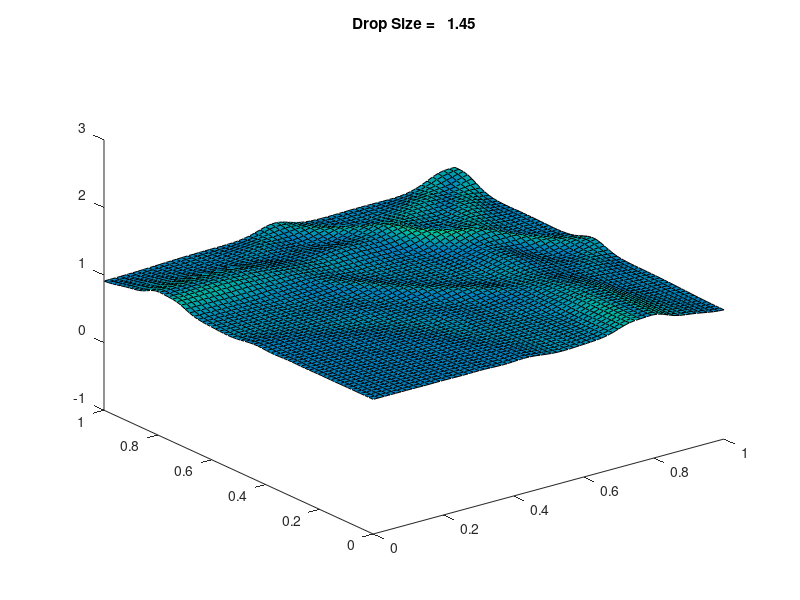

The MATLAB source for this figure:
function [states] = waterwave ( )

% WATER WAVE
% 2D Shallow Water Model
%
% Lax-Wendroff finite difference method.
% Reflective boundary conditions.
% Random water drops initiate gravity waves.
% Surface plot displays height colored by momentum.
% Plot title shows t = simulated time and tv = a measure of total variation.
% An exact solution to the conservation law would have constant tv.
% Lax-Wendroff produces nonphysical oscillations and increasing tv.
%
%  Author:
%
%    Cleve Moler
%
%  Reference:
%
%    http://en.wikipedia.org/wiki/Shallow_water_equations
%    http://www.amath.washington.edu/~rjl/research/tsunamis
%    http://www.amath.washington.edu/~dgeorge/tsunamimodeling.html
%    http://www.amath.washington.edu/~claw/applications/shallow/www

% Parameters

n = 64;                  % grid size
g = 9.8;                 % gravitational constant
dt = 0.02;               % hardwired timestep
dx = 1.0;
dy = 1.0;
nplotstep = 8;           % plot interval
%ndrops = 5;              % maximum number of drops
%dropstep = 500;          % drop interval
a = 1.4;                  % min size
b = 1.6;                  % max size
height = (b-a).*rand(1,1) + a;   % initial drop size
D = droplet(height,21);     % simulate a water drop (size,???)

% Initialize graphics

[surfplot,top] = initgraphics(n);


% Outer loop, restarts.
max = 1000; % total time
sample = max/max; % max/n where n is desired number of samples
nstep = 0;
states = zeros(max/sample,4);
test_num = 1;
loc = [16,16]; % grid is 64X64


% Initialize arrays to store states
% Uarray = zeros(max,1);
% Varray = zeros(max,1);
% Harray = zeros(max,1);

while nstep < max
   
   H = ones(n+2,n+2);   U = zeros(n+2,n+2);  V = zeros(n+2,n+2);
   Hx = zeros(n+1,n+1); Ux = zeros(n+1,n+1); Vx = zeros(n+1,n+1);
   Hy = zeros(n+1,n+1); Uy = zeros(n+1,n+1); Vy = zeros(n+1,n+1);
   %ndrop = ceil(rand*ndrops);
     nstep = 0;

   % Inner loop, time steps.

   while nstep < max
       nstep = nstep + 1;

       % initialize water drops
       if nstep < 2;
           w = size(D,1);
           i = 5 +(1:w);
           j = 5 +(1:w);
           H(i,j) = H(i,j) + 0.5*D;
       end
     
       % Reflective boundary conditions
       H(:,1) = H(:,2);      U(:,1) = U(:,2);       V(:,1) = -V(:,2);
       H(:,n+2) = H(:,n+1);  U(:,n+2) = U(:,n+1);   V(:,n+2) = -V(:,n+1);
       H(1,:) = H(2,:);      U(1,:) = -U(2,:);      V(1,:) = V(2,:);
       H(n+2,:) = H(n+1,:);  U(n+2,:) = -U(n+1,:);  V(n+2,:) = V(n+1,:);

       %% Take a half time step to estimate derivatives at middle time.
   
       % x direction
       i = 1:n+1;
       j = 1:n;
   
       % height
       Hx(i,j) = (H(i+1,j+1)+H(i,j+1))/2 - dt/(2*dx)*(U(i+1,j+1)-U(i,j+1));
   
       % x momentum
       Ux(i,j) = (U(i+1,j+1)+U(i,j+1))/2 -  ...
                 dt/(2*dx)*((U(i+1,j+1).^2./H(i+1,j+1) + g/2*H(i+1,j+1).^2) - ...
                            (U(i,j+1).^2./H(i,j+1) + g/2*H(i,j+1).^2));
   
       % y momentum
       Vx(i,j) = (V(i+1,j+1)+V(i,j+1))/2 - ...
                 dt/(2*dx)*((U(i+1,j+1).*V(i+1,j+1)./H(i+1,j+1)) - ...
                            (U(i,j+1).*V(i,j+1)./H(i,j+1)));     
                        
       % y direction
       i = 1:n;
       j = 1:n+1;
   
       % height
       Hy(i,j) = (H(i+1,j+1)+H(i+1,j))/2 - dt/(2*dy)*(V(i+1,j+1)-V(i+1,j));
   
       % x momentum
       Uy(i,j) = (U(i+1,j+1)+U(i+1,j))/2 - ...
                 dt/(2*dy)*((V(i+1,j+1).*U(i+1,j+1)./H(i+1,j+1)) - ...
                            (V(i+1,j).*U(i+1,j)./H(i+1,j)));
       % y momentum
       Vy(i,j) = (V(i+1,j+1)+V(i+1,j))/2 - ...
                 dt/(2*dy)*((V(i+1,j+1).^2./H(i+1,j+1) + g/2*H(i+1,j+1).^2) - ...
                            (V(i+1,j).^2./H(i+1,j) + g/2*H(i+1,j).^2));
   
       %% Now take a full step that uses derivatives at middle point.

       i = 2:n+1;
       j = 2:n+1;
   
       % height
       H(i,j) = H(i,j) - (dt/dx)*(Ux(i,j-1)-Ux(i-1,j-1)) - ...
                         (dt/dy)*(Vy(i-1,j)-Vy(i-1,j-1));
       % x momentum
       U(i,j) = U(i,j) - (dt/dx)*((Ux(i,j-1).^2./Hx(i,j-1) + g/2*Hx(i,j-1).^2) - ...
                         (Ux(i-1,j-1).^2./Hx(i-1,j-1) + g/2*Hx(i-1,j-1).^2)) ...
                       - (dt/dy)*((Vy(i-1,j).*Uy(i-1,j)./Hy(i-1,j)) - ...
                         (Vy(i-1,j-1).*Uy(i-1,j-1)./Hy(i-1,j-1)));
       % y momentum
       V(i,j) = V(i,j) - (dt/dx)*((Ux(i,j-1).*Vx(i,j-1)./Hx(i,j-1)) - ...
                         (Ux(i-1,j-1).*Vx(i-1,j-1)./Hx(i-1,j-1))) ...
                       - (dt/dy)*((Vy(i-1,j).^2./Hy(i-1,j) + g/2*Hy(i-1,j).^2) - ...
                         (Vy(i-1,j-1).^2./Hy(i-1,j-1) + g/2*Hy(i-1,j-1).^2));
   
       %Store H,U,V  
       if mod(nstep,sample) == 0
           states(test_num,:) = [nstep,H(loc(1),loc(2)),U(loc(1),loc(2)),V(loc(1),loc(2))];
           test_num = test_num+1;
           
       end

       % Update plot
       if mod(nstep,nplotstep) == 0
          C = abs(U(i,j)) + abs(V(i,j));  % Color shows momemtum
          t = nstep*dt;
          tv = norm(C,'fro');   
          set(surfplot,'zdata',H(i,j),'cdata',C);
          set(top,'string',sprintf('Drop Size = %6.2f',height)) % t = %6.2f, tv = %6.2f
          drawnow
       end
      
       if all(all(isnan(H))), break, end  % Unstable, restart
   end
end

close(gcf)

  return
end
% ------------------------------------

function D = droplet ( height, width )

% DROPLET  2D Gaussian
% D = droplet(height,width)
%
  [ x, y ] = ndgrid ( -1:(2/(width-1)):1 );

  D = height * exp ( -5 * ( x.^2 + y.^2 ) );

  return
end
% ------------------------------------

function [surfplot,top] = initgraphics(n)

% INITGRAPHICS  Initialize graphics for waterwave.
% [surfplot,top,start,stop] = initgraphics(n)
% returns handles to a surface plot, its title, and two uicontrol toggles.

   clf
   shg
   set(gcf,'numbertitle','off','name','Shallow_water')
   x = (0:n-1)/(n-1);
   surfplot = surf(x,x,ones(n,n),zeros(n,n));
   grid off
   axis([0 1 0 1 -1 3])
   caxis([-1 1])
   shading faceted
   c = (1:64)'/64;
   cyan = [c*0 c c];
   colormap(winter)
   top = title('Shallow Sea Sim');

  return
end
